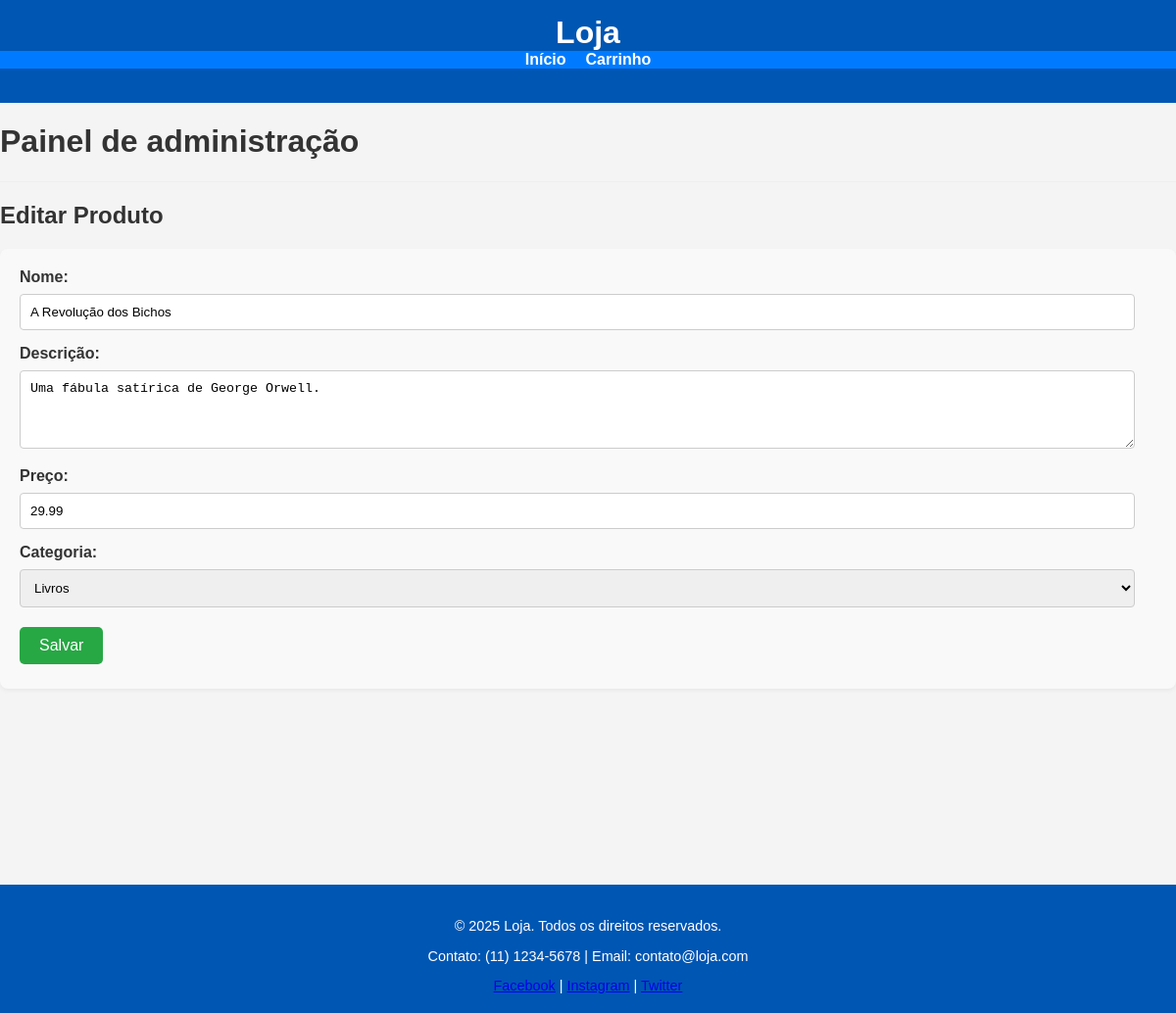
Page /public/index.php?page=produtos&action=edit&id=5 on the committed database.
### tables this page shows
CREATE TABLE IF NOT EXISTS `produtos` (
    `id` INT(11) NOT NULL AUTO_INCREMENT,
    `nome` VARCHAR(255) NOT NULL,
    `descricao` TEXT,
    `preco` DECIMAL(10, 2) NOT NULL,
    `categoria_id` INT(11) NOT NULL,
    PRIMARY KEY (`id`),
    FOREIGN KEY (`categoria_id`) REFERENCES `categorias`(`id`) ON DELETE CASCADE
);

### controllers/ProdutoController.php (called while the page is built, shortened)
<?php
include_once __DIR__ . '/../config/Database.php';
include_once __DIR__ . '/../models/Produto.php';
class ProdutoController
{
    public function readOne($id)
    {
        $database = new Database();
        $db = $database->getConnection();
        $produto = new Produto($db);
        $produto->id = $id;
        $stmt = $produto->readOne();
        if ($stmt) {
            return $stmt->fetch(PDO::FETCH_ASSOC);
        }
        return null;
    }
}

### models/Produto.php (called while the page is built, shortened)
<?php
class Produto
{
    private $conn;
    public $id;
    public function __construct($db = null)
    {
        $this->conn = $db;
    }
    public function readOne()
    {
        $query = "SELECT p.*, c.nome AS categoria_nome
                  FROM produtos p
                  LEFT JOIN categorias c ON p.categoria_id = c.id
                  WHERE p.id = :id
                  LIMIT 1";
        $stmt = $this->conn->prepare($query);
        $stmt->bindParam(':id', $this->id, PDO::PARAM_INT);
        $stmt->execute();
        return $stmt;
    }
}

### controllers/CategoriaController.php (called while the page is built, shortened)
<?php
include_once '../config/database.php';
include_once '../models/Categoria.php';
class CategoriaController {
    private $categoria;
    public function __construct() {
        $database = new Database();
        $this->conn = $database->getConnection();
        $this->categoria = new Categoria($this->conn);
    }
    public function index() {
        $stmt = $this->categoria->read();
        $num = $stmt->rowCount();
        return ['stmt' => $stmt, 'num' => $num];
    }
}
?>

### config/database.php (called while the page is built, shortened)
<?php
class Database {
    private $host = "localhost";
    private $db_name = "crud_db";
    private $username = "root";
    private $password = "";
    public function getConnection(){
        $this->conn = null;
        try{
            $this->conn = new PDO("mysql:host=" . $this->host . ";dbname=" . $this->db_name, $this->username, $this->password);
            $this->conn->exec("set names utf8");
        }catch(PDOException $exception){
            echo "Erro de conexão: " . $exception->getMessage();
        }
        return $this->conn;
    }
}
?>

### models/Categoria.php (called while the page is built, shortened)
<?php
class Categoria {
    private $conn;
    private $table_name = "categorias";
    public function __construct($db){
        $this->conn = $db;
    }
    function read(){
        $query = "SELECT id, nome FROM " . $this->table_name . " ORDER BY nome";
        $stmt = $this->conn->prepare($query);
        $stmt->execute();
        return $stmt;
    }
}
?>

### views/produtos/edit_prod.php (the view)
<?php
include_once __DIR__ . '/../../controllers/ProdutoController.php';
include_once __DIR__ . '/../../controllers/CategoriaController.php';
$controller = new ProdutoController();
$categoriaController = new CategoriaController();
$id = isset($_GET['id']) ? $_GET['id'] : 0;
$produto = $controller->readOne($id);
$categorias = $categoriaController->index()['stmt'];
?>
<h2>Editar Produto</h2>
<form action="/crud_php/public/index.php?page=produtos&action=update&id=<?php echo $id; ?>" method="POST">
    <label>Nome:</label>
    <input type="text" name="nome" value="<?php echo $produto['nome']; ?>" required>
    <label>Descrição:</label>
    <textarea name="descricao" required><?php echo $produto['descricao']; ?></textarea>
    <label>Preço:</label>
    <input type="text" name="preco" value="<?php echo $produto['preco']; ?>" required>
    <label>Categoria:</label>
    <select name="categoria_id" required>
        <?php
        while ($cat = $categorias->fetch(PDO::FETCH_ASSOC)) {
            $selected = $cat['id'] == $produto['categoria_id'] ? "selected" : "";
            echo "<option value='{$cat['id']}' {$selected}>{$cat['nome']}</option>";
        }
        ?>
    </select>
    <button type="submit" class="button">Salvar</button>
</form>
<?php include __DIR__ . '/../../views/includes/footer.php'; ?>

### public/css/style.css (style rules this page uses)
body { font-family: Arial, sans-serif; margin: 0; padding: 0; background-color: #f4f4f4; color: #333; }
.button { display: inline-block; padding: 8px 15px; margin: 5px 0; background-color: #007bff; color: white; text-decoration: none; border-radius: 5px; border: none; cursor: pointer; }
form { margin-top: 20px; background-color: #f9f9f9; padding: 20px; border-radius: 8px; box-shadow: 0 2px 4px rgba(0, 0, 0, 0.05); }
form label { display: block; margin-bottom: 8px; font-weight: bold; }
form input[type="text"], form input[type="number"], form textarea, form select { width: calc(100% - 22px); padding: 10px; margin-bottom: 15px; border: 1px solid #ccc; border-radius: 4px; box-sizing: border-box; }
form textarea { resize: vertical; min-height: 80px; }
form button[type="submit"] { background-color: #28a745; color: white; padding: 10px 20px; border: none; border-radius: 5px; cursor: pointer; font-size: 16px; margin-right: 10px; }

### rows in the picture
produtos: nome "A Revolução dos Bichos", descricao "Uma fábula satírica de George Orwell.", preco "29.99"

### other values in the picture
form field categoria_id "Livros"
